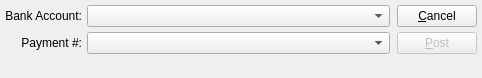
<?xml version="1.0" encoding="UTF-8"?>
<ui version="4.0">
 <comment>This file is part of the xTuple ERP: PostBooks Edition, a free and
open source Enterprise Resource Planning software suite,
Copyright (c) 1999-2019 by OpenMFG LLC, d/b/a xTuple.
It is licensed to you under the Common Public Attribution License
version 1.0, the full text of which (including xTuple-specific Exhibits)
is available at www.xtuple.com/CPAL.  By using this software, you agree
to be bound by its terms.</comment>
 <class>postCheck</class>
 <widget class="QDialog" name="postCheck">
  <property name="geometry">
   <rect>
    <x>0</x>
    <y>0</y>
    <width>482</width>
    <height>78</height>
   </rect>
  </property>
  <property name="windowTitle">
   <string>Post Payment</string>
  </property>
  <layout class="QHBoxLayout">
   <property name="spacing">
    <number>7</number>
   </property>
   <property name="margin">
    <number>5</number>
   </property>
   <item>
    <layout class="QVBoxLayout">
     <property name="spacing">
      <number>0</number>
     </property>
     <property name="margin">
      <number>0</number>
     </property>
     <item>
      <layout class="QHBoxLayout">
       <property name="spacing">
        <number>5</number>
       </property>
       <property name="margin">
        <number>0</number>
       </property>
       <item>
        <layout class="QVBoxLayout">
         <property name="spacing">
          <number>5</number>
         </property>
         <property name="margin">
          <number>0</number>
         </property>
         <item>
          <widget class="QLabel" name="_bankaccntLit">
           <property name="text">
            <string>Bank Account:</string>
           </property>
           <property name="alignment">
            <set>Qt::AlignRight|Qt::AlignTrailing|Qt::AlignVCenter</set>
           </property>
          </widget>
         </item>
         <item>
          <widget class="QLabel" name="_checkNumLit">
           <property name="text">
            <string>Payment #:</string>
           </property>
           <property name="alignment">
            <set>Qt::AlignRight|Qt::AlignTrailing|Qt::AlignVCenter</set>
           </property>
          </widget>
         </item>
        </layout>
       </item>
       <item>
        <layout class="QVBoxLayout">
         <property name="spacing">
          <number>5</number>
         </property>
         <property name="margin">
          <number>0</number>
         </property>
         <item>
          <widget class="XComboBox" name="_bankaccnt">
           <property name="sizePolicy">
            <sizepolicy hsizetype="Expanding" vsizetype="Fixed">
             <horstretch>0</horstretch>
             <verstretch>0</verstretch>
            </sizepolicy>
           </property>
          </widget>
         </item>
         <item>
          <widget class="XComboBox" name="_check">
           <property name="sizePolicy">
            <sizepolicy hsizetype="Expanding" vsizetype="Fixed">
             <horstretch>0</horstretch>
             <verstretch>0</verstretch>
            </sizepolicy>
           </property>
          </widget>
         </item>
        </layout>
       </item>
      </layout>
     </item>
     <item>
      <spacer name="spacer3">
       <property name="orientation">
        <enum>Qt::Vertical</enum>
       </property>
       <property name="sizeType">
        <enum>QSizePolicy::Expanding</enum>
       </property>
       <property name="sizeHint" stdset="0">
        <size>
         <width>10</width>
         <height>26</height>
        </size>
       </property>
      </spacer>
     </item>
    </layout>
   </item>
   <item>
    <layout class="QVBoxLayout">
     <property name="spacing">
      <number>0</number>
     </property>
     <property name="margin">
      <number>0</number>
     </property>
     <item>
      <layout class="QVBoxLayout">
       <property name="spacing">
        <number>5</number>
       </property>
       <property name="margin">
        <number>0</number>
       </property>
       <item>
        <widget class="QPushButton" name="_close">
         <property name="text">
          <string>&amp;Cancel</string>
         </property>
        </widget>
       </item>
       <item>
        <widget class="QPushButton" name="_post">
         <property name="enabled">
          <bool>false</bool>
         </property>
         <property name="text">
          <string>&amp;Post</string>
         </property>
         <property name="autoDefault">
          <bool>true</bool>
         </property>
         <property name="default">
          <bool>true</bool>
         </property>
        </widget>
       </item>
      </layout>
     </item>
     <item>
      <spacer name="spacer2">
       <property name="orientation">
        <enum>Qt::Vertical</enum>
       </property>
       <property name="sizeType">
        <enum>QSizePolicy::Expanding</enum>
       </property>
       <property name="sizeHint" stdset="0">
        <size>
         <width>10</width>
         <height>16</height>
        </size>
       </property>
      </spacer>
     </item>
    </layout>
   </item>
  </layout>
 </widget>
 <layoutdefault spacing="5" margin="5"/>
 <customwidgets>
  <customwidget>
   <class>XComboBox</class>
   <extends>QComboBox</extends>
   <header>xcombobox.h</header>
  </customwidget>
 </customwidgets>
 <tabstops>
  <tabstop>_bankaccnt</tabstop>
  <tabstop>_check</tabstop>
  <tabstop>_post</tabstop>
  <tabstop>_close</tabstop>
 </tabstops>
 <includes>
  <include location="global">parameter.h</include>
 </includes>
 <resources/>
 <connections>
  <connection>
   <sender>_close</sender>
   <signal>clicked()</signal>
   <receiver>postCheck</receiver>
   <slot>reject()</slot>
   <hints>
    <hint type="sourcelabel">
     <x>20</x>
     <y>20</y>
    </hint>
    <hint type="destinationlabel">
     <x>20</x>
     <y>20</y>
    </hint>
   </hints>
  </connection>
  <connection>
   <sender>_check</sender>
   <signal>notNull(bool)</signal>
   <receiver>_post</receiver>
   <slot>setEnabled(bool)</slot>
   <hints>
    <hint type="sourcelabel">
     <x>20</x>
     <y>20</y>
    </hint>
    <hint type="destinationlabel">
     <x>20</x>
     <y>20</y>
    </hint>
   </hints>
  </connection>
 </connections>
</ui>
